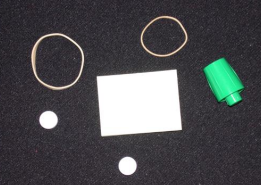
%> input picture labs/image processing/Images/RoundImage.png, 261 x 185 px
$ octave ShapeDetection.m   (GNU Octave 9; MATLAB toolbox functions it lacks are replaced by stand-ins)
%> lines starting %> are read from the running program, lines starting %| are printed output that depends on the picture; in (x1, y1, x2, y2) boxes, pixels count from 0 and x2, y2 are one past the last pixel; in counts of white or black regions, pixels touching at a corner belong together; the program's own positions count from 1
# Image Types:

# 1- Binary Images : m by n array of Pixels just have two values 0(black) or 1(white) or vise versa;
# 2- GrayScale Images: m by n array of pixels have values:
# uint8 : [0:255] , uint16: [0:62535] and so on;
# 3- TrueColor RGB : m by n by 3 array of pixels each array pixels have values like GrayScale represents red , green or blue depending on array
# 4- Indexed Image: pixels are direct indices into colormap m by 3 array for RGB

# Conver between Types of Images functions;
# im2bw | gray2ind() , ind2gray() , mat2gray(), rgb2gray() | ind2rgb() , rgb2ind() | label2rgb()

# To Detect Round Shapes

# Conversion To Binary Image:

# 1- Read Image
rgb = imread('../Images/RoundImage.png');
%> rgb is the input picture: size 185x261x3 uint8; mean R, G, B 76.6, 77.7, 80.3
# 2- Convert From RGB To Gray Deal With One Matrix Pixels Image (One Channel)
gray = rgb2gray(rgb);
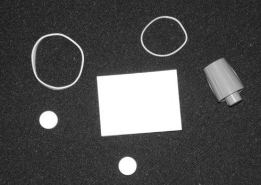
%> gray: size 185x261 uint8; min 13, max 255, mean 77.6
# 3- Get threshold of image to be able to detect pixel is one or zero when converting to binary.
threshold = graythresh(gray);
%> threshold = 0.565
# 4- Conversion To Binary
binary = im2bw(gray,threshold);
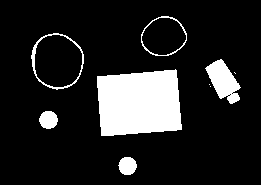
%> binary: size 185x261 logical; 14.1% white; 9 white regions (3 under 20 px), largest, box (x1, y1, x2, y2) and area: (97, 69, 182, 136) 4881, (205, 59, 241, 104) 869, (31, 33, 84, 90) 345, (39, 111, 58, 129) 266, (118, 157, 137, 175) 264, (141, 16, 187, 56) 198
# 5- Another Way To Convert To Binary Using Edges
edged = edge(gray,'canny'); # acctuly edge function do all of this but need just grayscale
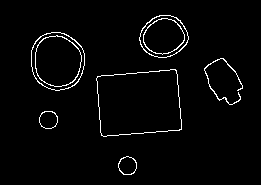
%> edged: size 185x261 logical; 2.6% white in thin lines or dots, all inside (x1, y1, x2, y2) = (31, 15, 243, 175)


# Remove Noise

# 1- remove all objects fewer than 30 pixels
binaryRemoveObjects = bwareaopen(binary,30);

# 2- fill the gap in the pen's cap
se = strel('square',2); # disk is shape to  fill gap in matlab but here is square or diamond
binaryFilledGap = imclose(binaryRemoveObjects,se);

# 3- fill any holes
binaryFilledHoles = imfill(binaryFilledGap,'holes');
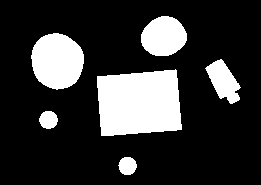
%> binaryFilledHoles: size 185x261 logical; 20.8% white; 6 white regions


# Find Boundaries : Exclude Image with Two methods Boundaries and Labels;
[B,L] = bwboundaries(binaryFilledHoles,8);
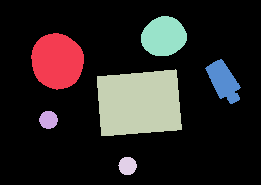
%> L: size 185x261 double; 7 distinct labels, from 0 to 6; one colour per label, 0 black
%> B = 6 boundaries; box (x1, y1, x2, y2) and points: (97, 69, 182, 136) 278, (31, 33, 84, 90) 155, (141, 16, 187, 56) 118, (205, 59, 241, 104) 114, (39, 111, 58, 129) 51, (118, 157, 137, 175) 51

#noholes in matlab but here is 8 or 4
# B List of boundaries for each shape for example B[1] is a matrix N X 2(cause it's 2D Image each Boundary pixel is (X,Y) just)
# L Label Image (Instead of giving pixels values of color , gives them Position values (Ex : 0 for background)

# For Debuggin And Testing if Boundaries is Applied on Shapes or not
#imshow(label2rgb(L,@hsv,[.5 .5 .5]));
#hold on
#for i=1:length(B)
#   boundary = B{i};
#   plot(boundary(:,2), boundary(:,1), 'w', 'LineWidth', 2);
#end

# Find Round Shapes => Law of Roundness : metric = 4*pi*area/perimeter^2.

stats = regionprops(L,'Area','Centroid','BoundingBox');
%> stats = 6 regions; box (x1, y1, x2, y2), Area and Centroid: (97, 69, 182, 136) 4881 [139.7 103.7], (31, 33, 84, 90) 2330 [57.9 61.7], (141, 16, 187, 56) 1417 [164.3 37.1], (205, 59, 241, 104) 877 [224.2 81.8], (39, 111, 58, 129) 266 [49.1 120.4], (118, 157, 137, 175) 264 [128.1 166.5]
# loop over the boundaries
for k = 1:length(B)
# obtain (X,Y) boundary coordinates corresponding to label 'k'
boundary = B{k};
# compute a simple estimate of the object's perimeter
delta_sq = diff(boundary).^2;
perimeter = sum(sqrt(sum(delta_sq,2)));
# obtain the area calculation corresponding to label 'k'
area = stats(k).Area;
# compute the roundness metric
metric = 4*pi*area/perimeter^2;
# display the results
metric_string = sprintf('%2.2f',metric);
# mark objects above the threshold with a black circle
if metric > 0.9
centroid = stats(k).Centroid;
plot(centroid(1),centroid(2),'ko'); bbox=stats(k).BoundingBox;
rectangle('Position', [bbox(1)-5,bbox(2)-5,bbox(3)+15,bbox(4)+15],...
'EdgeColor','r','LineWidth',2 )
end
text(boundary(1,1)-35,boundary(1,1)+13,metric_string,'Color','y',...
'FontSize',14,'FontWeight','bold');
end
%> this loop made 6 passes
%> (perimeter, area, metric, metric_string, centroid, bbox) on passes 1, 2, 4, 5: (179.7, 2330, 0.907, '0.91', [57.89 61.7], [31.5 33.5 53 57]), (58.28, 266, 0.984, '0.98', [49.06 120.4], [39.5 111.5 19 18]), (58.28, 264, 0.977, '0.98', [128.1 166.5], [118.5 157.5 19 18]), (138.1, 1417, 0.933, '0.93', [164.3 37.11], [141.5 16.5 46 40])
%> (perimeter, area, metric, metric_string) on passes 3, 6: (286.5, 4881, 0.747, '0.75'), (137.4, 877, 0.583, '0.58')
%> pass 1, `text(boundary(1,1)-35,boundary(1,1)+13,metric_string,'Color','y', 'Fon..`:
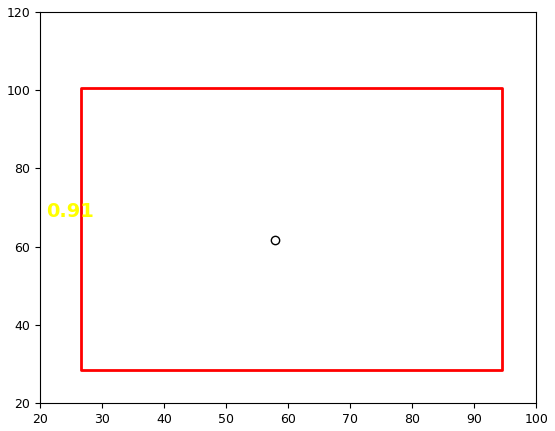
%> figure redrawn from the program's plot data
title(['Metrics closer to 1 indicate that the object is approximately round'])
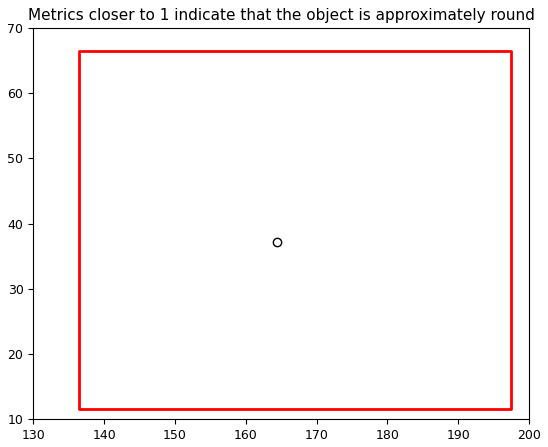
%> figure redrawn from the program's plot data
